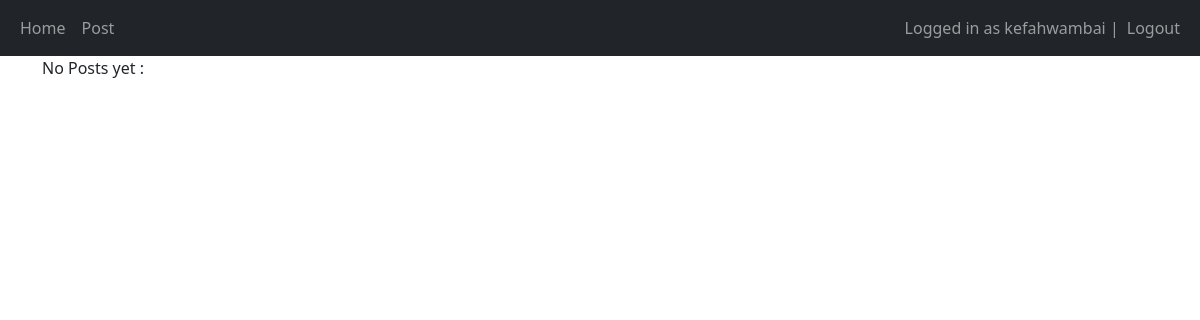
The app's page / (signed in), older data.
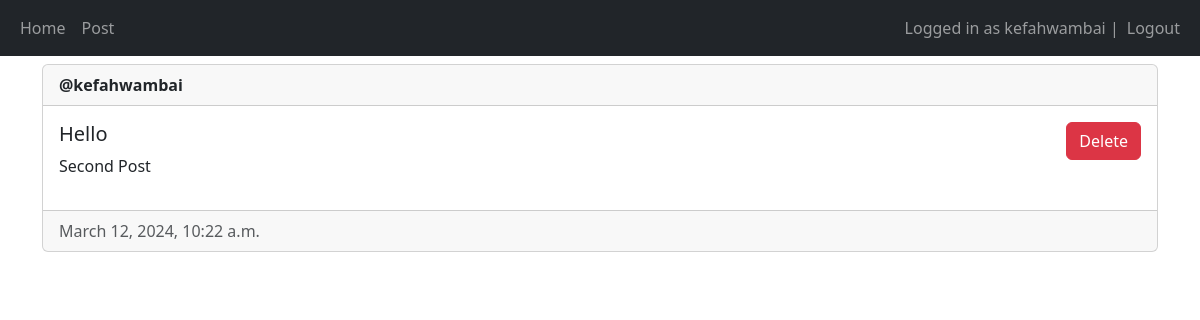
The same page, newer data.
### main/models.py (models this page shows, shortened)
class Post(models.Model):
    author = models.ForeignKey(User, on_delete=models.CASCADE)
    title = models.CharField(max_length=200)
    description = models.TextField()
    created_at = models.DateTimeField(auto_now_add=True)
    updated_at = models.DateTimeField(auto_now=True)

### main/views.py (the view)
# urls.py: path('', views.home, name="home"),
@login_required(login_url="/login")
def home(request):
    posts = Post.objects.all()
    if request.method == 'POST':
        post_id = request.POST.get('post-id')
        post = Post.objects.filter(id=post_id).first()
        if post and post.author == request.user:
            post.delete()
    return render(request, 'main/home.html', {'posts': posts})

### main/templates/main/home.html (shortened to what this page needs)
{% extends 'main/base.html' %}
{% block content %}
{% for post in posts%}
<div class="card mt-2">
    <div class="card-header">
        <strong>
            @{{ post.author.username }}
        </strong>
    </div>
    <div class="card-body d-flex flex-row justify-content-between">
        <div>
            <h5 class="card-title">
                {{ post.title }}
            </h5>
            <p> {{ post.description}} </p>
        </div>
        <div>
            {% if user == post.author %}
            <form method="post">
                <button type="submit" class="btn btn-danger" name="post-id" value="{{post.id}}">Delete</button>
            </form>
            {% endif %}
        </div>
    </div>
    <div class="card-footer text-muted">
        {{ post.created_at }}
    </div>
</div>
{% empty %}
<p> No Posts yet : </p>
{% endfor %}
{% endblock %}

### main/templates/main/base.html (shortened to what this page needs)
<!doctype html>
<html lang="en">
  <head>
    <link href="https://cdn.jsdelivr.net/npm/bootstrap@5.3.3/dist/css/bootstrap.min.css"
    rel="stylesheet"
/>
  </head>
  <body>
    <nav class="navbar navbar-expand-lg navbar-dark bg-dark">
        <div class="container-fluid">
            <div>
                <ul class="navbar-nav">
                    <li class="nav-item">
                        <a class="nav-link" href="/home">Home</a>
                    </li>
                    <li class="nav-item">
                        <a class="nav-link" href="/create-post">Post</a>
                    </li>
                </ul>
            </div>
            <div>
                <ul class="navbar-nav">
                    {% if user.is_authenticated %}
                    <span class="navbar-text">Logged in as {{user.username}} |  </span>
                    <li class="nav-item">
                        <a class="nav-link" href="/logout">Logout</a>
                    </li>
                    {% else %}
                    <li class="nav-item">
                        <a class="nav-link" href="/login">Login</a>
                    </li>
                    {% endif %}
                </ul>
            </div>
        </div>
    </nav>
    <div class="container">
        {%block content%}
        {% endblock %}
    </div>
  </body>
</html>

Row changes from the older to the newer data that the page shows:
added Post: author.username "kefahwambai", title "Hello", description "Second Post", {{ post.id }} 2 (drawn), created_at "March 12, 2024, 10:22 a.m."
Text that changed along with them:
text no longer shown: "No Posts yet :"
